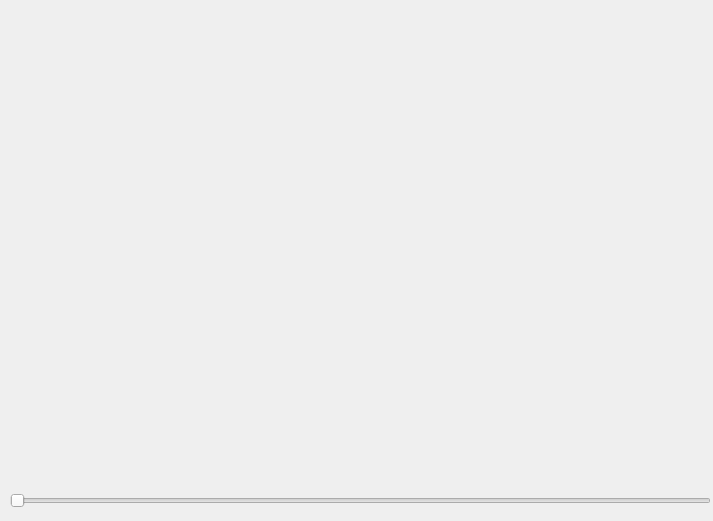
<?xml version="1.0" encoding="UTF-8"?>
<ui version="4.0">
 <class>Dialog</class>
 <widget class="QDialog" name="Dialog">
  <property name="geometry">
   <rect>
    <x>0</x>
    <y>0</y>
    <width>713</width>
    <height>521</height>
   </rect>
  </property>
  <property name="windowTitle">
   <string>Dialog</string>
  </property>
  <widget class="QSlider" name="horizontalSlider">
   <property name="geometry">
    <rect>
     <x>10</x>
     <y>490</y>
     <width>701</width>
     <height>22</height>
    </rect>
   </property>
   <property name="orientation">
    <enum>Qt::Horizontal</enum>
   </property>
  </widget>
  <widget class="QLabel" name="label">
   <property name="geometry">
    <rect>
     <x>170</x>
     <y>10</y>
     <width>401</width>
     <height>401</height>
    </rect>
   </property>
   <property name="text">
    <string/>
   </property>
  </widget>
 </widget>
 <resources/>
 <connections/>
</ui>
